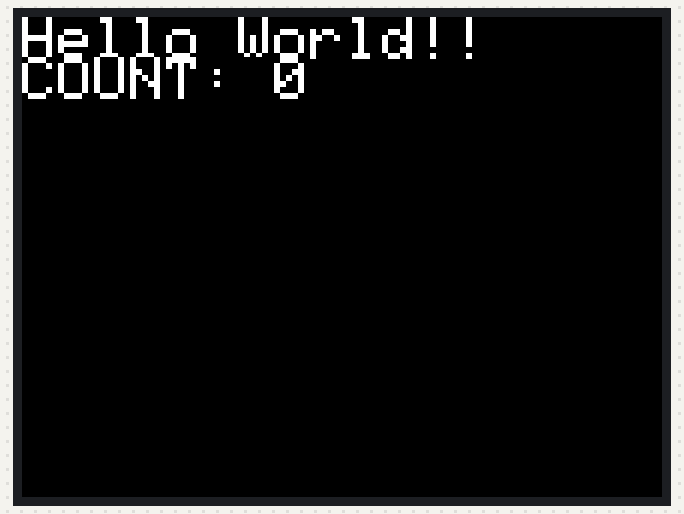
This program was run on a simulated ESP32-S3. Shown: 320×240 colour display. What the program prints to the serial monitor is not drawn.

Above: at 0.2 s.
At 4.2 s:
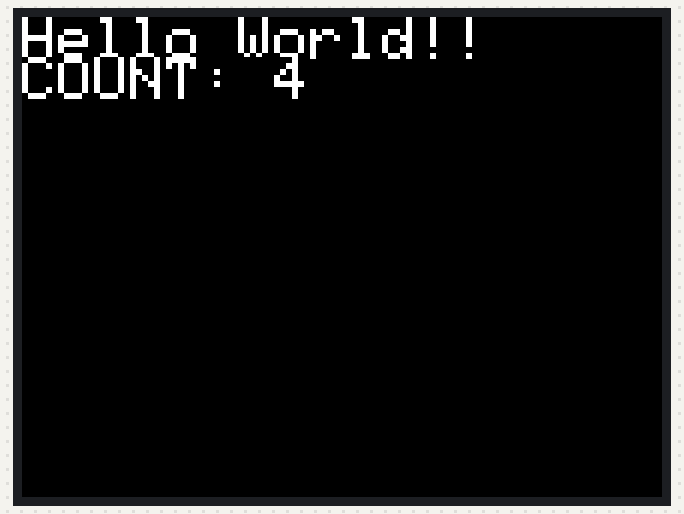
At 9.3 s:
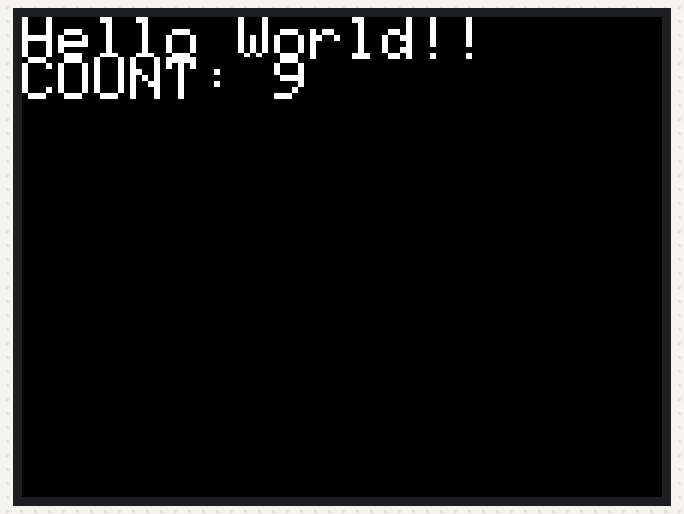
At 19.3 s:
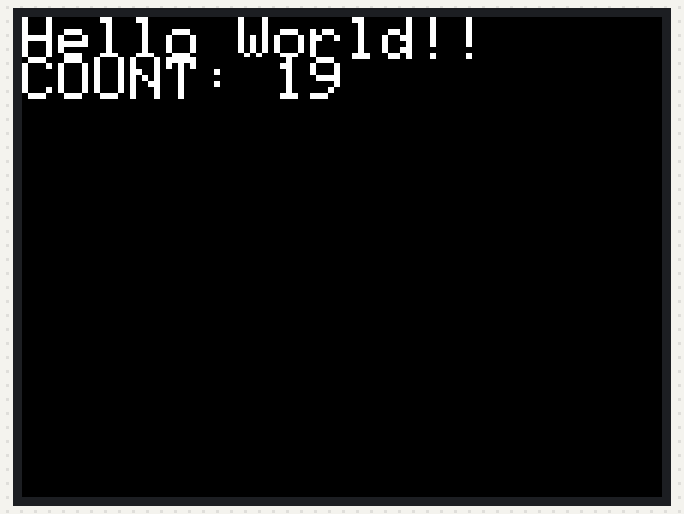
At 28.4 s:
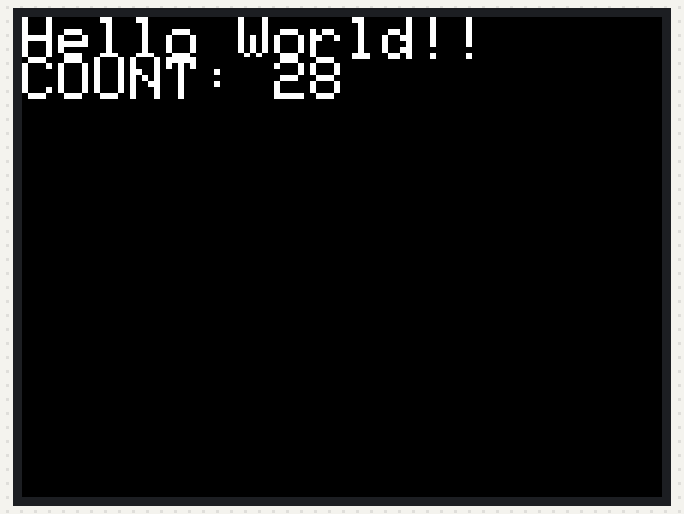
At 38.4 s:
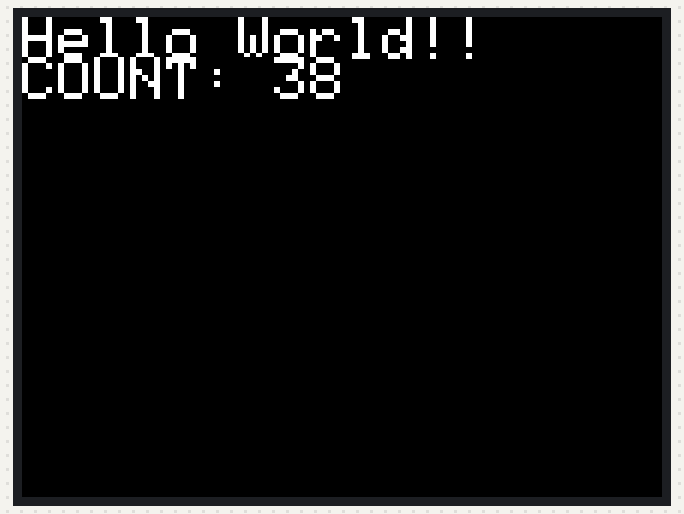

Measured:
- what the display in image 1 shows lasts 1.0 s, from 4.2 s to 5.2 s

The program:

main.cpp
```cpp
#include <M5Unified.h> // M5Unifiedライブラリをプログラムで使用可能にします。

// グローバル変数（プログラム全体で使用する変数の定義をします。）
uint32_t count;


// setup関数は起動時に一度だけ実行されます。
// 主に初期化処理を記述します。
void setup() {

  auto cfg = M5.config();       // M5Stack初期設定用の構造体を代入
  // configを設定する場合はここで設定
  // 例
  // cfg.external_spk = true;

  M5.begin(cfg);                           // M5デバイスの初期化

  M5.Display.setTextSize(3);               // テキストサイズを変更
  M5.Display.print("Hello World!!");       // 画面にHello World!!と1行表示
  Serial.println("Hello World!!");         // シリアルモニターにHello World!!と1行表示
  count = 0;                               // countを初期化

}

// loop関数は起動している間ずっと繰り返し実行されます。
// センサーから値を取得したり、画面を書き換える動作等をおこないます。
void loop() {

  M5.Display.setCursor(0, 20);              // 文字の描画座標（カーソル位置）を設定
  M5.Display.printf("COUNT: %d\n", count);  // countを画面に表示
  Serial.printf("COUNT: %d\n", count);      // countをシリアルに表示
  count++;                                  // countを1増やす
  delay(1000);                              // 1秒待つ

}
```
